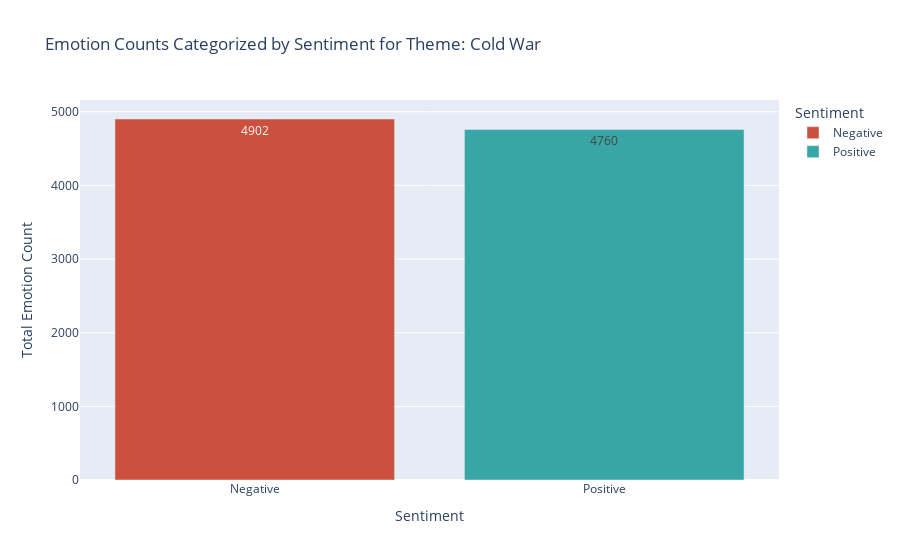

Notebook code for this chart:
### Markdown cell above
Negative emotions like fear, sadness, and disgust are consistently prominent, reflecting the Cold War's tension, uncertainty, and threats (e.g., nuclear warfare, espionage).
Fear shows a peak during the Cold War decades, particularly in the 1950s-1980s, corresponding to heightened tensions during events like the Cuban Missile Crisis. It declines in the 1990s and 2000s, aligning with the Cold War's end.
Trust is relatively low but stable, perhaps reflecting the theme of distrust intrinsic to espionage and ideological rivalry and increases towards th 1990s

### Code cell
plot_emotion_sentiment_counts(df_plot, theme)

### Figure 1 — Plotly figure (JSON) as saved in the notebook; plotly's stock layout.template omitted (floating-point values rounded to 4 significant figures)
{"data": [{"alignmentgroup": "True", "hovertemplate": "Sentiment=%{x}<br>Total Emotion Count=%{text}<extra></extra>", "legendgroup": "Negative", "marker": {"color": "rgb(204, 80, 62)", "pattern": {"shape": ""}}, "name": "Negative", "offsetgroup": "Negative", "orientation": "v", "showlegend": true, "text": [4902], "textposition": "auto", "type": "bar", "x": ["Negative"], "xaxis": "x", "y": [4902], "yaxis": "y"}, {"alignmentgroup": "True", "hovertemplate": "Sentiment=%{x}<br>Total Emotion Count=%{text}<extra></extra>", "legendgroup": "Positive", "marker": {"color": "rgb(56, 166, 165)", "pattern": {"shape": ""}}, "name": "Positive", "offsetgroup": "Positive", "orientation": "v", "showlegend": true, "text": [4760], "textposition": "auto", "type": "bar", "x": ["Positive"], "xaxis": "x", "y": [4760], "yaxis": "y"}], "layout": {"barmode": "relative", "legend": {"title": {"text": "Sentiment"}, "tracegroupgap": 0}, "title": {"text": "Emotion Counts Categorized by Sentiment for Theme: Cold War"}, "xaxis": {"anchor": "y", "categoryarray": ["Negative", "Positive"], "categoryorder": "array", "domain": [0, 1], "title": {"text": "Sentiment"}}, "yaxis": {"anchor": "x", "domain": [0, 1], "title": {"text": "Total Emotion Count"}}}}
